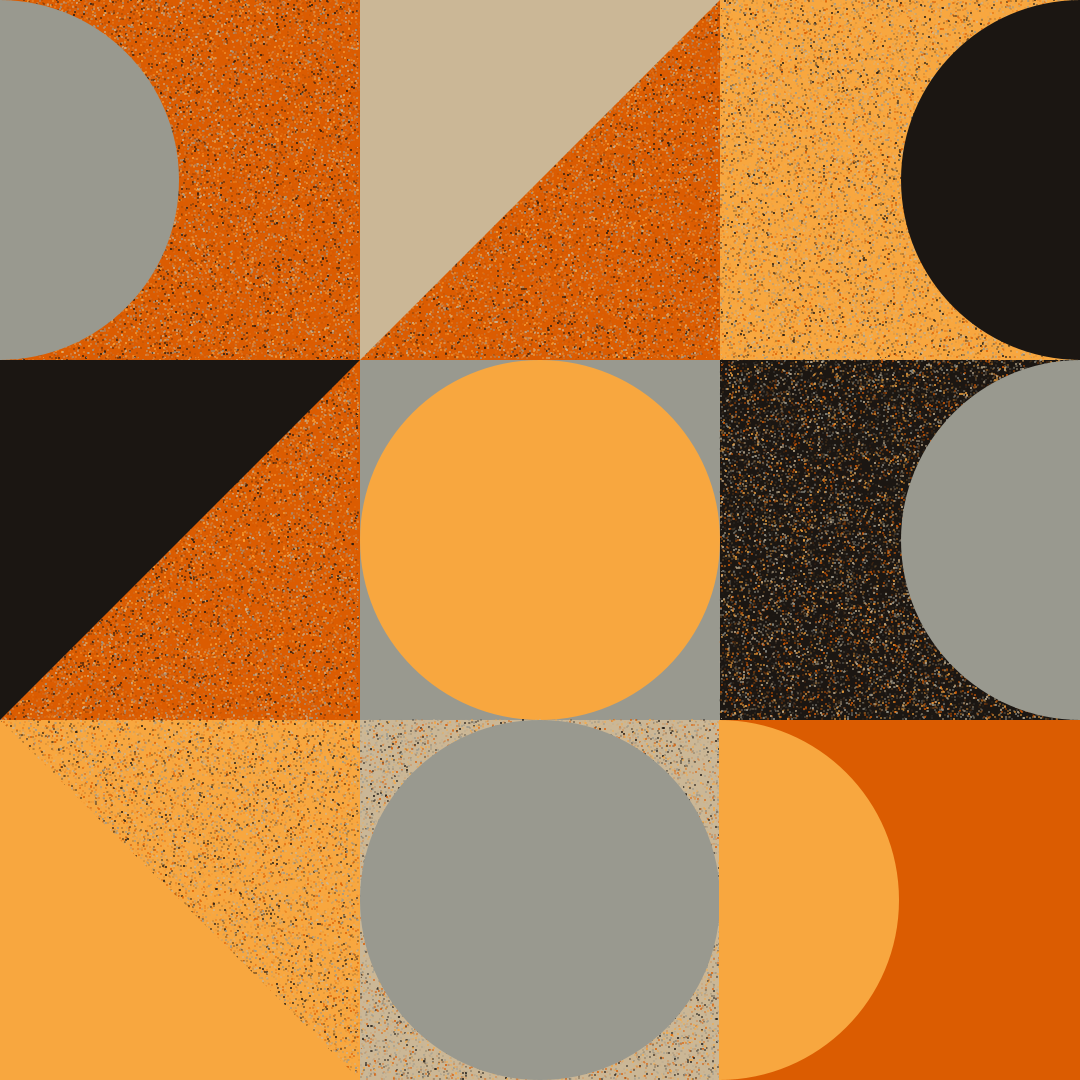
Frame 1 (no input)
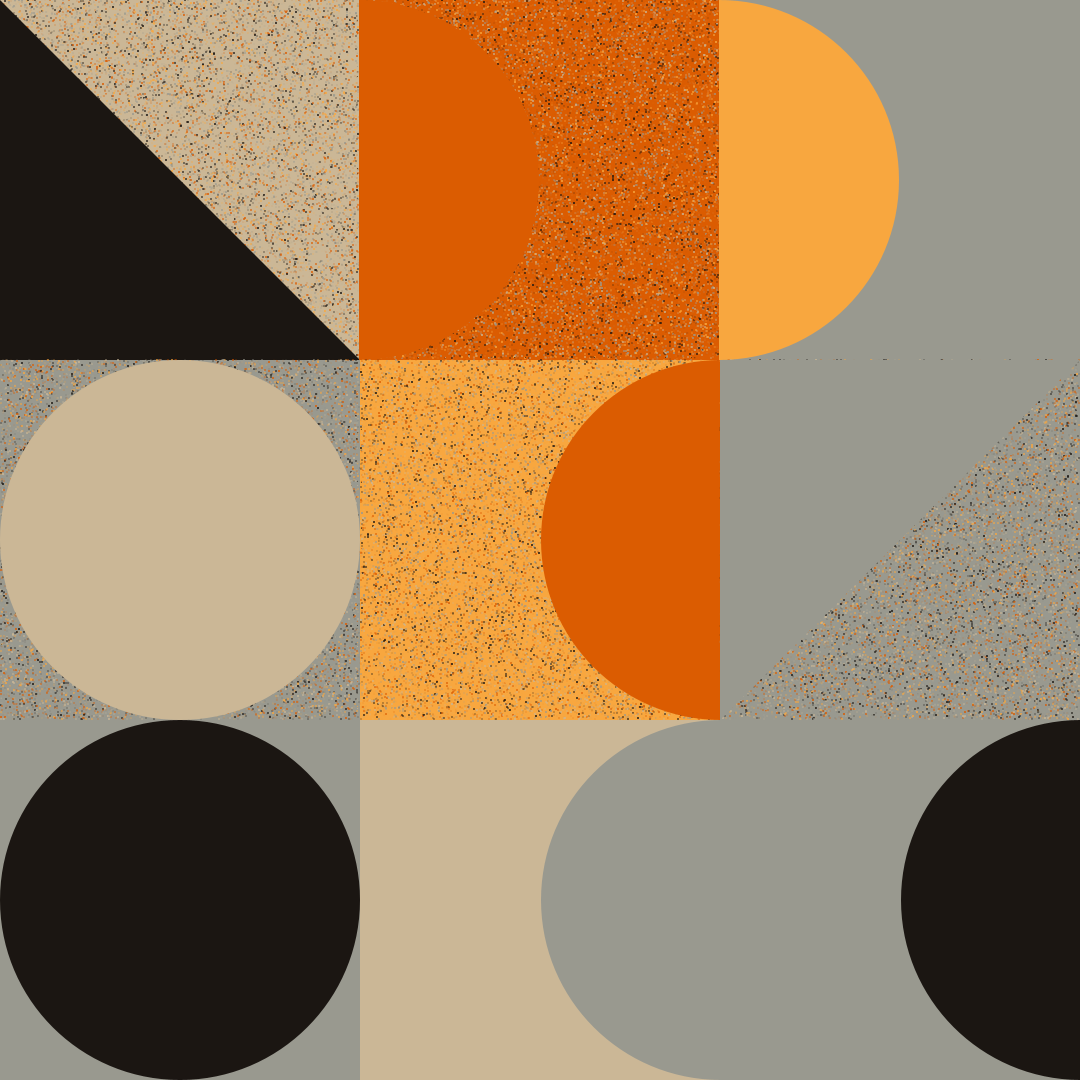
Frame 2 (the mouse pressed at the canvas centre, redrawn once)

The Processing sketch that drew these frames (run headless with seeded random() and noise(); the mouse was pressed at the canvas centre and the sketch redrawn once):

// Processing sketch: sketch_210609a
// ── sketch_210609a.pde
import java.util.UUID;

int cols = 3;
int rows = 3;
int screenshotCount=1;
String screenshotSet = UUID.randomUUID().toString();
// https://colorpalettes.net/color-palette-4269/
color c1 = #99998f;
color c2 = #cbb796;
color c3 = #f8a73f;
color c4 = #db5c01;
color c5 = #1b1612;
color[] colors  = {c1, c2, c3, c4, c5};
int gH, gW;

void setup() {
  size(1080,1080);
  gH = height/rows;
  gW = width/cols;
}

// function to find if given point
// lies inside a given rectangle or not.
static boolean FindPointInRectangle(int x1, int y1, int x2, int y2, int x, int y, boolean includeEdge) {

  if(includeEdge && x >= x1 && x <= x2 && y >= y1 && y <= y2) {
    return true;
  }

  if (x > x1 && x < x2 && y > y1 && y < y2) {
    return true;
  }

  return false;
}

void texturizeCell(int w, int h, int x1, int y1, int x2, int y2) {
  for (int x=x1; x < x1+w; x++) {
    for (int y=y1; y < y1+h; y++) {
      if(FindPointInRectangle(x1, y1, x2, y2, x, y, true)) {
          int c = int(random(colors.length));
          float s = random(2);
          //print(" ");
          //print("Size" + s);
          if (int(random(colors.length)) == int(colors.length/2)) {
            fill(colors[c]);
            if ((x==x1 || y==y2) && s >= 1) {
                circle(x+s, y+s, 1);
                //print(" ");
                //print("caught on left");
            } else if ((x==w-1 || y==h-1) && s >= 1) {
                circle(x-s, y-s, 1);
                //print(" ");
                //print("caught on right");
            } else {
                circle(x, y, s);
            }
        }
      }
    }
  }
}

void cell(int r, int c, color bgC, color shapeC) {

  int topLeftX = gW*r;
  int topLeftY = gH*c;

  int topRightX = gW*(r+1);
  int topRightY = gH*c;

  int bottomRightX = gW*(r+1);
  int bottomRightY = gH*(c+1);

  int bottomLeftX = gW*r;
  int bottomLeftY = gH*(c+1);

  noStroke();
  fill(bgC);
  // create background
  beginShape();
  // top left
  vertex(topLeftX,topLeftY);
  //top right
  vertex(topRightX,topRightY);
  // bottom right
  vertex(bottomRightX ,bottomRightY);
  // bottom left
  vertex(bottomLeftX,bottomLeftY);
  endShape();
  // create overlay shape
  fill(shapeC);

  int doTexture = int(random(2));
  if (doTexture == 1) {
  // texturize background
    texturizeCell(gW, gH, topLeftX, topLeftY, bottomRightX, bottomRightY);
  }

  noStroke();
  // which overlay to use
  int sT = int(random(3));

  // half circle
  if (sT == 0) {
      int a = int(random(2));
      if(a == 1) {
        //print("LEFT!");
        // left
        arc(gW*r-1, gH*c+gH/2, gW, gH, radians(-90), radians(90));
      } else {
        //print("RIGHT!");
        // right
        arc(gW*r+gW+1, gH*c+gH/2, gW, gH, radians(90), radians(270));
      }
  }

  // full circle
  if (sT == 1) {
    ellipse(gW*r+gW/2, gH*c+gH/2, gW, gH);
  }
  // triangle
  if (sT == 2) {
      int t = int(random(2));
      beginShape();
      if(t == 1) {

        //right
        vertex(topLeftX,topLeftY);
        vertex(topRightX,topRightY);
        vertex(bottomLeftX,bottomLeftY);
      } else {

        // left
        vertex(topLeftX,topLeftY);
        vertex(bottomRightX,bottomRightY);
        vertex(bottomLeftX,bottomLeftY);
      }
      endShape();
  }

}

void draw() {
  background(0);
  noLoop();
  noStroke();
  for(int c=0; c < cols; c++) {
    for(int r=0; r < rows; r++) {
        // bg color
        int cI = int(random(colors.length));
        // shape color
        int scI = int(random(colors.length));
        // make sure the shape and the background color don't match
        while(scI == cI) {
          scI = int(random(colors.length));
        }
        cell(r, c, colors[cI], colors[scI]);
    }
  }
  save("result-"+nf(height)+"-"+nf(width)+"-"+nf(rows)+"-"+nf(cols)+"-"+screenshotSet+"-"+nf(screenshotCount,4)+".png");
  screenshotCount++;
}

void keyPressed() {
  if(keyCode == 10) {
    redraw();
  }
}
